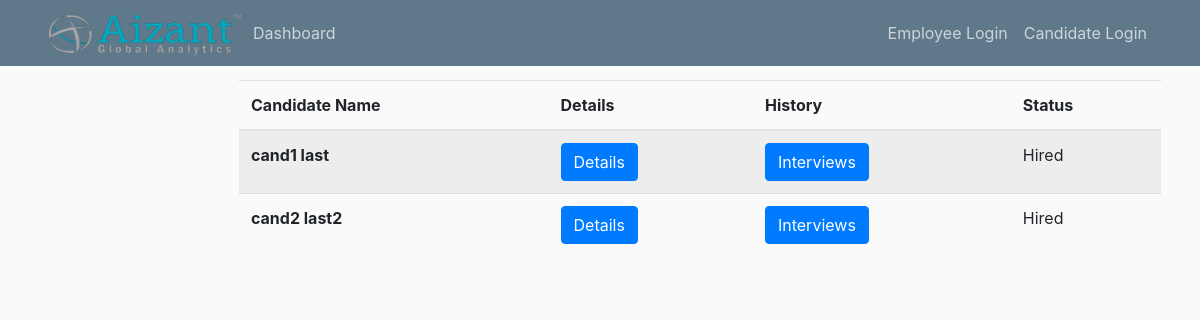
The page /final_selected_candidates on the database as committed earlier.
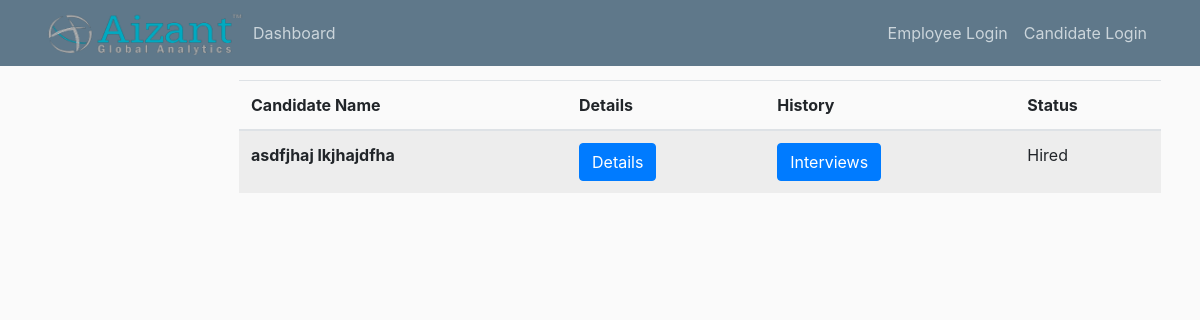
The same page on the database as committed later.
### app/models.py (models this page shows, shortened)
class Candidate(db.Model):
    id = db.Column(db.Integer, primary_key=True)
    first_name = db.Column(db.String(30))
    last_name = db.Column(db.String(30))
    contact_number = db.Column(db.String(10))
    email = db.Column(db.String(200), unique=True)
    password = db.Column(db.String(260))
    pan_card = db.Column(db.String(10))
    current_location = db.Column(db.String(200))
    candidate_compensation = db.relationship('CandidateCompensation', backref='candidate', uselist=False)  # one to
    candidate_professions = db.relationship('CandidateProfession', backref='candidate')  # one to many with candidate
    candidate_educations = db.relationship('CandidateEducation', backref='candidate')  # one to many w education
    applications = db.relationship('Application', backref='candidate')

class Application(db.Model):
    id = db.Column(db.Integer, primary_key=True)
    position_id = db.Column(db.Integer, db.ForeignKey('position.id'))
    candidate_id = db.Column(db.Integer, db.ForeignKey('candidate.id'))
    round = db.Column(db.Integer, default=0)
    status = db.Column(db.String(10))
    Feedback = db.Column(db.String(255))
    push = db.Column(db.Boolean, default=False)

### app/routes.py (the view)
@app.route("/final_selected_candidates")
def final_selected_candidates():
    applications = Application.query.order_by(Application.id)
    candidates = Candidate.query.order_by(Candidate.id)
    return render_template('final_selected_candidates.html', applications=applications, candidates=candidates)

### app/templates/final_selected_candidates.html
{% extends 'manager_layout.html' %}
{% block content %}
      <table class="table table-striped" style="width:100%;">
        <thead>
          <tr>
            <th scope="col">Candidate Name</th>
            <th scope="col">Details</th>
            <th scope="col">History</th>
            <th scope="col">Status</th>
          </tr>
        </thead>
        <tbody>
          {% for application in applications %}
              {% if application.status == 'Hired' and application.push %}
              <tr>
                {% for candidate in candidates %}
                  {% if candidate.id == application.candidate_id %}
                    <td><b>{{ candidate.first_name }} {{ candidate.last_name }}</b></td>
                  {% endif %}
                {% endfor %}
                <td> <a class="btn btn-primary" href="{{ url_for('info', candidate_id = application.candidate_id) }}">Details</a></td>
                <td> <a class="btn btn-primary" href="{{ url_for('candidate_interviews', application_id = application.id) }}">Interviews</a></td>
                <td>Hired</td>
              </tr>
              {% endif %}
          {% endfor %}
        </tbody>
    </table>
{% endblock %}

Rows that differ between the two databases and show on the page:
no longer on this page (row edited): Candidate: first_name "cand2", last_name "last2"
changed Candidate: first_name "cand1" → "asdfjhaj"; last_name "last" → "lkjhajdfha"
